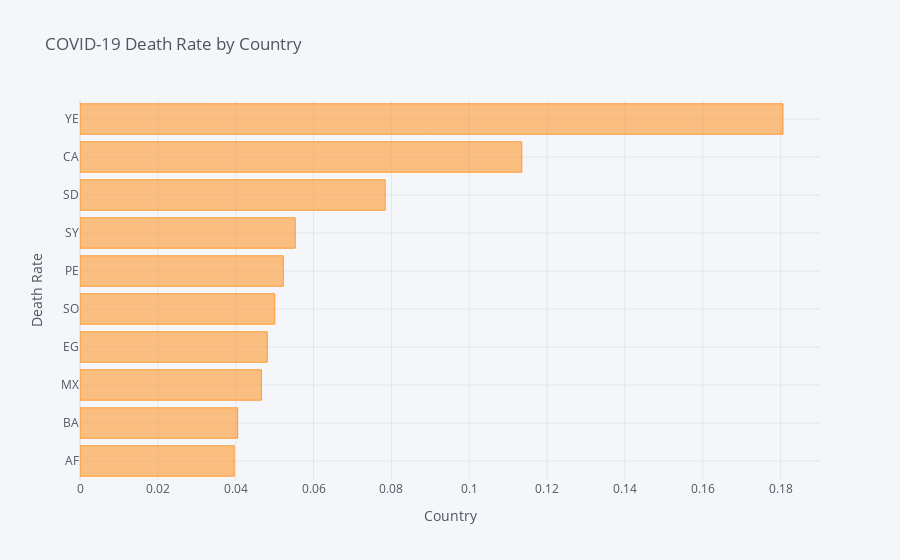

The notebook cell this image was saved under:
### Code cell
cf.go_offline()
top10[::-1].iplot(kind='bar',
                  x='location_key',
                  y='Total Death Rate',
                  orientation='h',
                  title='COVID-19 Death Rate by Country',
                  xTitle='Country',
                  yTitle='Death Rate',
                  sortbars=True
                 )

### Figure 1 — Plotly figure (JSON) as saved in the notebook; plotly's stock layout.template omitted (floating-point values rounded to 4 significant figures)
{"data": [{"marker": {"color": "rgba(255, 153, 51, 0.6)", "line": {"color": "rgba(255, 153, 51, 1.0)", "width": 1}}, "name": "Total Death Rate", "orientation": "h", "text": "", "type": "bar", "x": [0.03962, 0.0405, 0.04661, 0.04812, 0.05004, 0.05223, 0.0553, 0.0784, 0.1135, 0.1806], "y": ["AF", "BA", "MX", "EG", "SO", "PE", "SY", "SD", "CA", "YE"]}], "layout": {"autosize": true, "legend": {"bgcolor": "#F5F6F9", "font": {"color": "#4D5663"}}, "paper_bgcolor": "#F5F6F9", "plot_bgcolor": "#F5F6F9", "title": {"font": {"color": "#4D5663"}, "text": "COVID-19 Death Rate by Country"}, "xaxis": {"autorange": true, "gridcolor": "#E1E5ED", "range": [0, 0.1901], "showgrid": true, "tickfont": {"color": "#4D5663"}, "title": {"font": {"color": "#4D5663"}, "text": "Country"}, "type": "linear", "zerolinecolor": "#E1E5ED"}, "yaxis": {"autorange": true, "gridcolor": "#E1E5ED", "range": [-0.5, 9.5], "showgrid": true, "tickfont": {"color": "#4D5663"}, "title": {"font": {"color": "#4D5663"}, "text": "Death Rate"}, "type": "category", "zerolinecolor": "#E1E5ED"}}}
